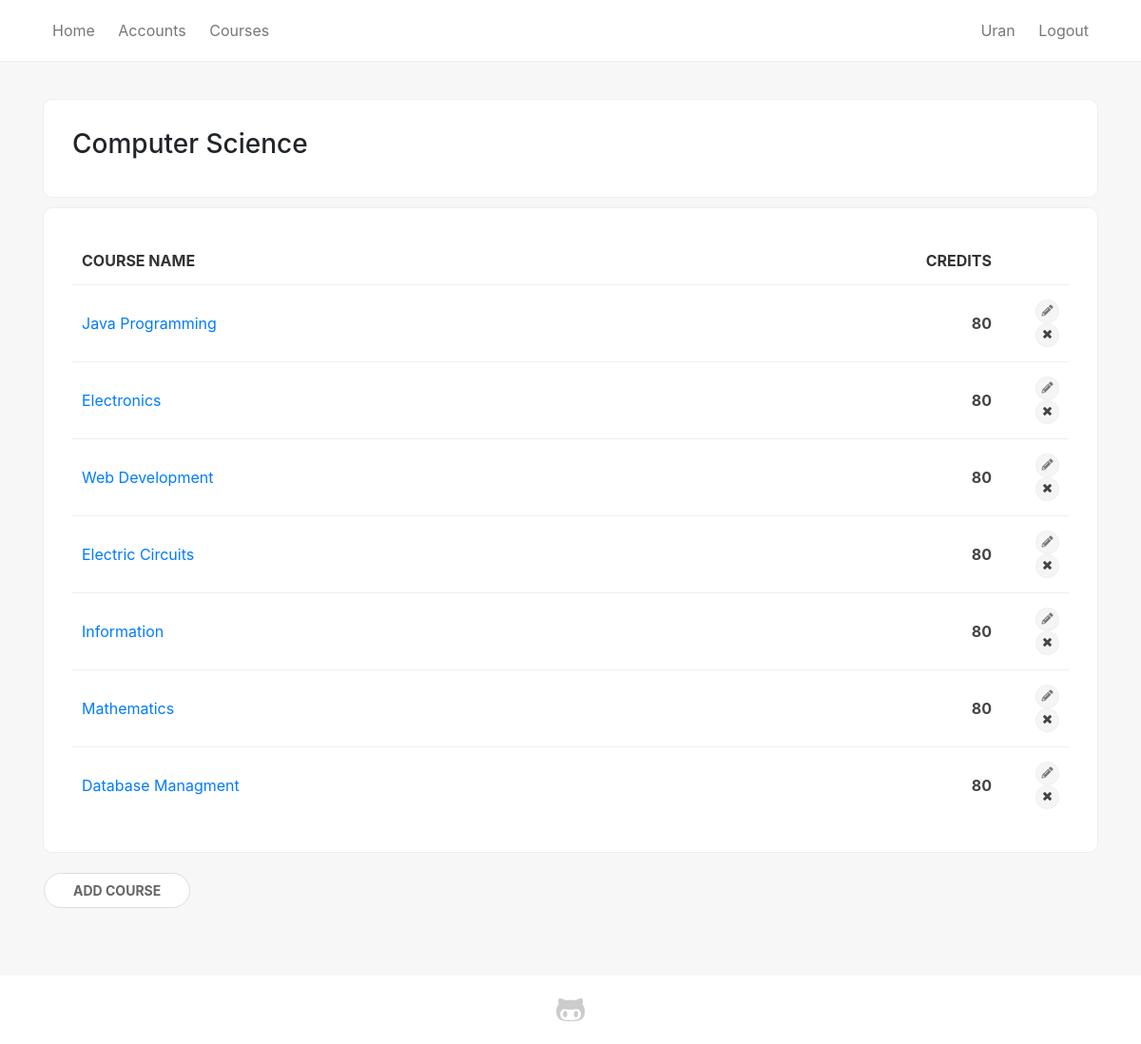
The page /program/1 (signed in) on the database as committed earlier.
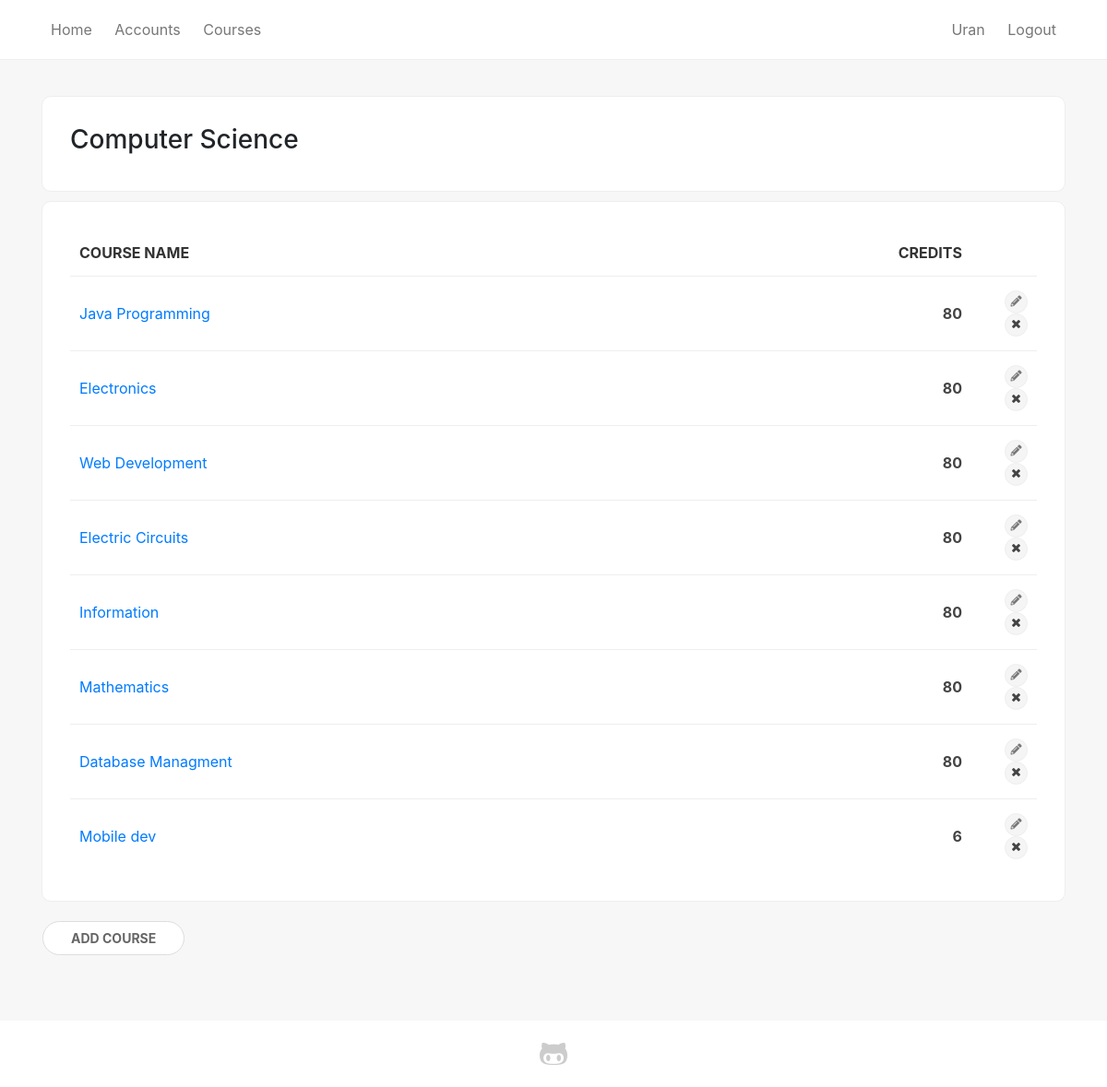
The same page on the database as committed later.
### sems/models.py (models this page shows)
class Course(models.Model):
    name = models.CharField(max_length=200)
    summary = models.TextField(max_length=600, null=True, blank=True)
    program = models.ForeignKey(Program, on_delete=models.CASCADE)
    start_date = models.DateField()
    end_date = models.DateField()
    credits = models.IntegerField(null=True, default=0)
    def __str__(self):
        return self.name

### sems/views.py (the view)
# urls.py: path('program/<int:pk>', views.program_detail, name='program_single'),
def program_detail(request, pk):
    program = Program.objects.get(pk=pk)
    courses = Course.objects.filter(program_id=pk)
    credits = Course.objects.aggregate(Sum('credits'))
    if request.user.is_authenticated:
        return render(
            request,
            'program_single.html',
            {'program': program, 'courses': courses, 'credits': credits},
        )
    else:
        return redirect('login')

### sems/templates/program_single.html (shortened to what this page needs)
{% extends 'base_generic.html' %}
{% block content %}
<div class="container">
    <div class="card-box">
        <h3>{{ program.name }}</h3>
    </div>
    <div class="shadow-box">
        {% if courses %}
        <table>
            <thead>
                <tr>
                    <th>Course name</th>
                    <th class="text-right">Credits</th>
                    <th></th>
                </tr>
            </thead>
        {% for course in courses %}
            <tr>
                <td><a href="{% url 'course_detail' pk=course.pk %}">{{ course }}</a></td>
                <td class="text-right"><b>{{ course.credits }}</b></td>
                {% if user.is_superuser %}
                    <td style="max-width: 10px" class="text-right">
                        <a title="Edit" href="#" class="label sm-label"><i class="fas fa-pencil-alt"></i></a>
                        <span class="with-popup">
                            <a title="Delete" class="label sm-label"><i class="fas fa-times"></i></a>
                        </span>
                    </td>
                {% endif %}
            </tr>
        {% endfor %}
        </table>
        {% else %}
        <p class="text-center"><i class="material-icons">sentiment_dissatisfied</i><br/>No courses added</p>
        {% if user.is_superuser %}
        <p class="text-center lead">Start by <a href="{% url 'course_add' pk=program.pk %}">adding new course</a></p>
        {% endif %}
        {% endif %}
    </div>
    {% if user.is_authenticated and user.is_superuser and courses %}
    <div class="empty-box">
        <a class="btn btn-primary" href="{% url 'course_add' pk=program.pk %}">Add course</a>
    </div>
    {% endif %}
</div>
{% endblock %}

Rows that differ between the two databases and show on the page:
added Course: name "Mobile dev", credits "6"
